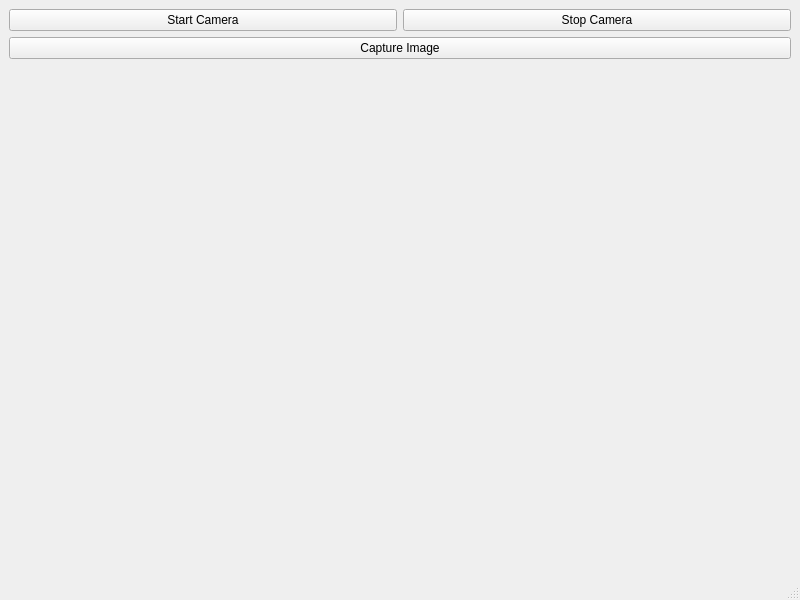
<?xml version="1.0" encoding="UTF-8"?>
<ui version="4.0">
 <class>MainWindow</class>
 <widget class="QMainWindow" name="MainWindow">
  <property name="geometry">
   <rect>
    <x>0</x>
    <y>0</y>
    <width>800</width>
    <height>600</height>
   </rect>
  </property>
  <property name="windowTitle">
   <string>MainWindow</string>
  </property>
  <widget class="QWidget" name="centralwidget">
   <layout class="QGridLayout" name="gridLayout">
    <item row="0" column="1">
     <widget class="QPushButton" name="pushButton_Stop_Camera">
      <property name="text">
       <string>Stop Camera</string>
      </property>
     </widget>
    </item>
    <item row="2" column="0" colspan="2">
     <widget class="QCameraViewfinder" name="widget_Camera_View" native="true"/>
    </item>
    <item row="0" column="0">
     <widget class="QPushButton" name="pushButton_Start_Camera">
      <property name="text">
       <string>Start Camera</string>
      </property>
     </widget>
    </item>
    <item row="1" column="0" colspan="2">
     <widget class="QPushButton" name="pushButton_Image_Capture">
      <property name="text">
       <string>Capture Image</string>
      </property>
     </widget>
    </item>
   </layout>
  </widget>
  <widget class="QMenuBar" name="menubar">
   <property name="geometry">
    <rect>
     <x>0</x>
     <y>0</y>
     <width>800</width>
     <height>22</height>
    </rect>
   </property>
  </widget>
  <widget class="QStatusBar" name="statusbar"/>
 </widget>
 <customwidgets>
  <customwidget>
   <class>QCameraViewfinder</class>
   <extends>QWidget</extends>
   <header>qcameraviewfinder.h</header>
   <container>1</container>
  </customwidget>
 </customwidgets>
 <resources/>
 <connections/>
</ui>
